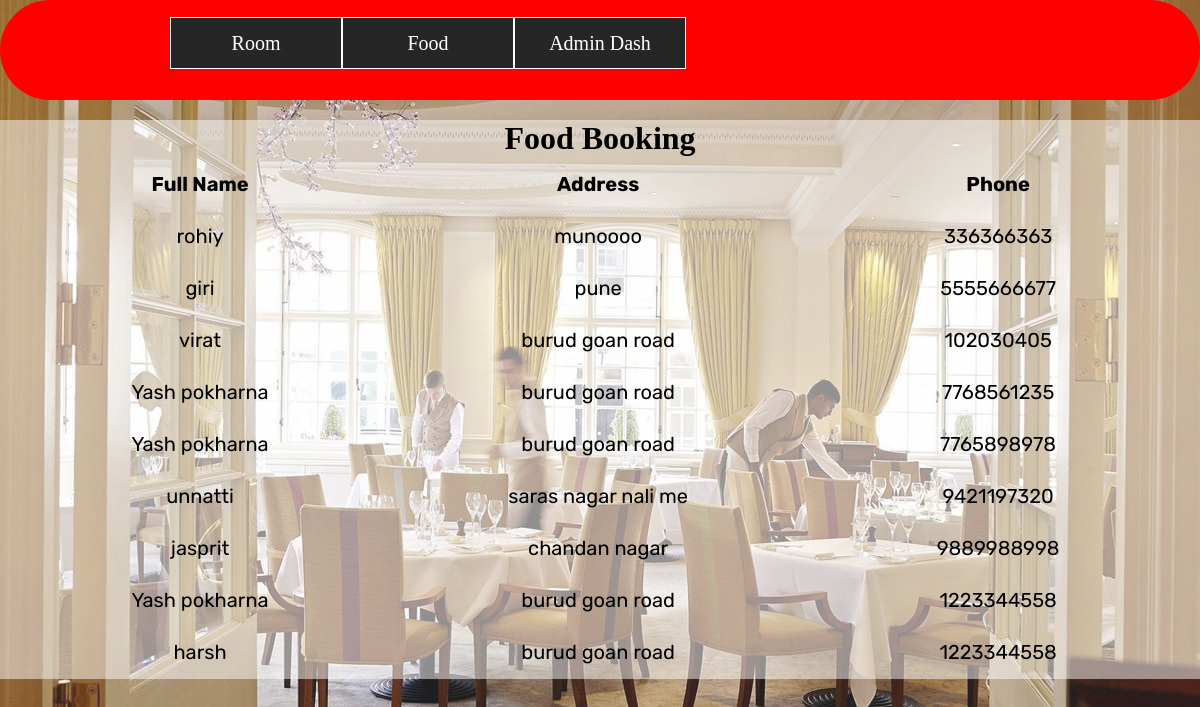
Page /admin/adminfood.php on the committed database.
### tables this page shows
CREATE TABLE `food` (
  `id` int(255) NOT NULL,
  `full_name` text NOT NULL,
  `phone` bigint(100) NOT NULL,
  `address` varchar(100) NOT NULL
);

### admin/adminfood.php (the view, shortened to what this page needs)
<?php
include('../dbcon.php');
?>
<!DOCTYPE html>
<html lang="en">
<head>
    <link rel="stylesheet" href="stylee.css">
</head>
<body>
    <div class="wrapper-container">
        <div class="wrapper">
            <ul>
                <li><a href="aroom.php">Room </a></li>
                <li><a href="adminfood.php">Food</a></li>
                <li><a href="admindash.php">Admin Dash</a></li>
            </ul>
        </div>
    </div>
    <div class="admin-booking">
        <h1 class="admin-book">Food Booking <Section></Section>
        </h1>
        <table>
            <tr>
                <th width="10%" height="50px">Full Name</th>
                <th width="10%" height="50px">Address</th>
                <th width="10%" height="50px">Phone</th>
            </tr>
            <?php
            $qry = "SELECT * FROM `food`";
            $run = mysqli_query($sql, $qry);
            while ($row = mysqli_fetch_assoc($run)) {
                $name = $row['full_name'];
                $address = $row['address'];
                $phone = $row['phone'];
            ?>
                <tr>
                    <td width="10%" height="50px">
                        <center><?php echo $name; ?></center>
                    </td>
                    <td width="10%" height="50px">
                        <center><?php echo $address; ?></center>
                    </td>
                    <td width="10%" height="50px">
                        <center><?php echo $phone; ?></center>
                    </td>
                </tr>
            <?php
            }
            ?>
        </table>
    </div>
</body>
</html>

### admin/stylee.css (style rules this page uses)
* { margin: 0; padding: 0; }
.wrapper { width: 860px; margin: 0 auto; }
.wrapper-container { background-color: red; width: 100%; height: 100px; position: relative; border-radius: 50px; }
.wrapper ul { list-style: none; padding-top: 2%; }
.wrapper ul li { background: #262626; width: 170px; border: 1px solid #fff; height: 50px; line-height: 50px; text-align: center; float: left; position: relative; }
.wrapper ul li a { color: #fff; font-size: 20px; text-decoration: none; }

### admin/adminfood.php (style rules this page uses)
.admin-booking { background: rgba(255, 255, 255, 0.5); }
.admin-booking h1 { text-align: center; margin-top: 20px; }
body::before { position: absolute; content: ""; height: 100%; width: 100%; z-index: -1; opacity: 0.89; background: url('../img/dinning2.jpg') center center/cover no-repeat; }
.admin-booking table tr { font-size: 20px; font-family: 'Rubik', sans-serif; }

### rows in the picture
food: full_name "rohiy", address "munoooo", phone "336366363"
food: full_name "giri", address "pune", phone "5555666677"
food: full_name "virat", address "burud goan road", phone "102030405"
food: full_name "Yash pokharna", address "burud goan road", phone "7768561235"
food: full_name "Yash pokharna", address "burud goan road", phone "7765898978"
food: full_name "unnatti", address "saras nagar nali me", phone "9421197320"
food: full_name "jasprit", address "chandan nagar", phone "9889988998"
food: full_name "Yash pokharna", address "burud goan road", phone "1223344558"
food: full_name "harsh", address "burud goan road", phone "1223344558"
